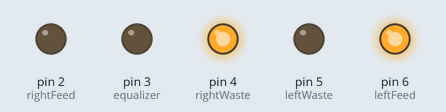
This sketch was run on a simulated Arduino Uno, built with avr-gcc and run on an emulated ATmega328P. Parts: output pins drawn as LEDs (lit = HIGH).

Above: at 6.0 s.
At 10.5 s:
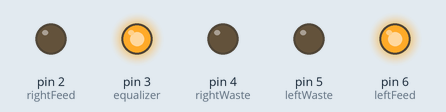
At 16.0 s:
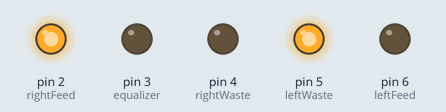
At 20.5 s:
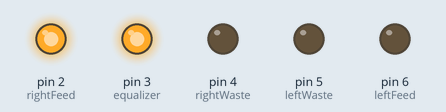
Timing chart, 0 to 28.0 s (numbered marks = the images above):
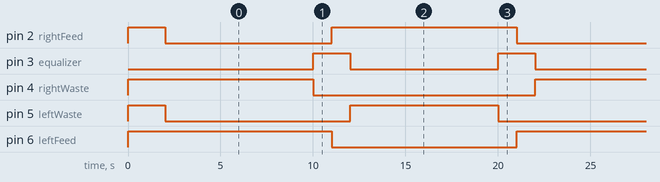

The sketch:

Valve_Control.ino
```cpp
int leftFeed=6;
int rightFeed=2;
int rightWaste=4;
int leftWaste=5;
int equalizer=3;

int sensorPin = A0;    // Select input pin for the potentiometer
int sensorValue = 0;   // Variable stores value coming from the sensor


void setup() {
  // put your setup code here, to run once:
  Serial.begin(9600);
  pinMode(leftFeed,OUTPUT);
  pinMode(rightFeed,OUTPUT);
  pinMode(rightWaste,OUTPUT);
  pinMode(leftWaste,OUTPUT);
  pinMode(equalizer,OUTPUT);

  digitalWrite(leftFeed,HIGH);
  digitalWrite(leftWaste,HIGH);
  digitalWrite(rightFeed,HIGH);
  digitalWrite(rightWaste,HIGH);
  digitalWrite(equalizer,LOW);
  delay(2000);
}

void loop() {
  // put your main code here, to run repeatedly:


  /*sensorValue = analogRead(sensorPin);   // Read sensor
  float sensorVoltage = sensorValue*(5.0/1023.0);
  float kPa = (sensorVoltage-0.2)/0.009;
  float PSI = kPa * 0.145037738;

  Serial.print("Sensor Volatage ");
  Serial.print( sensorVoltage);
  Serial.print("/ ");
  Serial.print( kPa);
  Serial.print("kPa ");
  Serial.print(PSI);
  Serial.println("PSI");
  delay(1000);       // Wait 400 milliseconds

  if (sensorVoltage >= 0.5)
   {
     (ledPin, HIGH);
     delay(500);
     digitalWrite(bluPin, LOW);
    delay(1000);
   }
   else
   {
     digitalWrite(bluPin, HIGH);
     delay(500);
    digitalWrite(ledPin, LOW);
     delay(1000);
  } */

  digitalWrite(leftFeed,HIGH);
  digitalWrite(leftWaste,LOW);
  digitalWrite(rightFeed,LOW);
  digitalWrite(rightWaste,HIGH);
  digitalWrite(equalizer,LOW);
  delay(8000);

  digitalWrite(leftFeed,HIGH);
  digitalWrite(leftWaste,LOW);
  digitalWrite(rightFeed,LOW);
  digitalWrite(rightWaste,LOW);
  digitalWrite(equalizer,HIGH);
  delay(1000);

  digitalWrite(leftFeed,LOW);
  digitalWrite(leftWaste,LOW);
  digitalWrite(rightFeed,HIGH);
  digitalWrite(rightWaste,LOW);
  digitalWrite(equalizer,HIGH);
  delay(1000);

  digitalWrite(leftFeed,LOW);
  digitalWrite(leftWaste,HIGH);
  digitalWrite(rightFeed,HIGH);
  digitalWrite(rightWaste,LOW);
  digitalWrite(equalizer,LOW);
  delay(8000);

  digitalWrite(leftFeed,LOW);
  digitalWrite(leftWaste,LOW);
  digitalWrite(rightFeed,HIGH);
  digitalWrite(rightWaste,LOW);
  digitalWrite(equalizer,HIGH);
  delay(1000);

  digitalWrite(leftFeed,HIGH);
  digitalWrite(leftWaste,LOW);
  digitalWrite(rightFeed,LOW);
  digitalWrite(rightWaste,LOW);
  digitalWrite(equalizer,HIGH);
  delay(1000);

}
```

Measured:
- by itself, pin 2 (rightFeed), pin 6 (leftFeed): alternates HIGH for 10.0 s and LOW for 10.0 s
- by itself, pin 3 (equalizer): alternates HIGH for 2.0 s and LOW for 8.0 s
- by itself, pin 4 (rightWaste): alternates HIGH for 8.0 s and LOW for 12.0 s
- by itself, pin 5 (leftWaste): repeats every 20.0 s: HIGH 8.0 s, LOW 12.0 s
